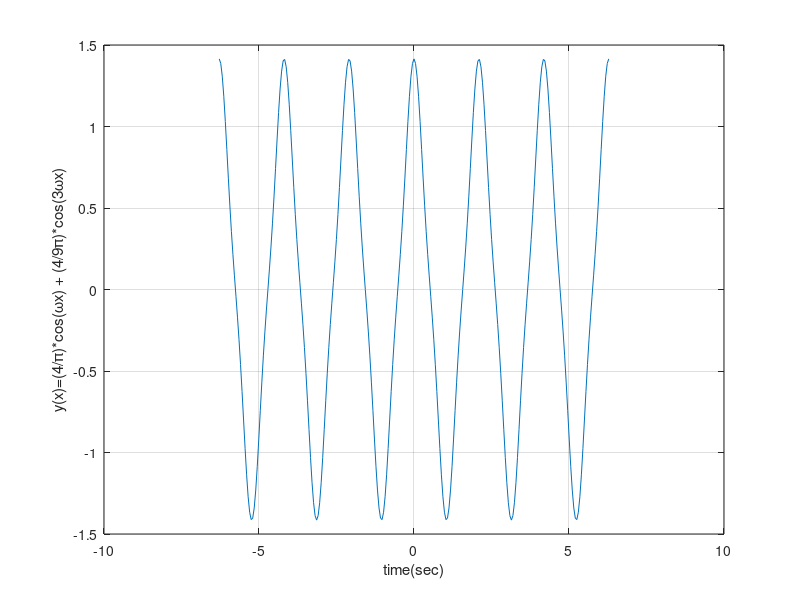

Write the MATLAB code that produced this figure.
% TCES 455 - Homework 1
% Written by: Jane Kennerly
% Matlab version R2022b
%
% This script answers appendix problems A4 from the course textbook.

% A4 - Develop a MATLAB script to plot the function
% y(x) = (4/pi)cos(omega*x) + (4/(9*pi))cos(3*omega*x)
%   where omega is a variable input at the command prompt.

x = -2*pi:(1/64)*pi:2*pi;
%omega = 1;
omega = 3;

y = (4/pi)*cos(omega*x)+(4/(9*pi)*cos(3*omega*x));

% Generate the plot
plot(x,y)
xlabel('time(sec)')
ylabel('y(x)=(4/\pi)*cos(\omegax) + (4/9\pi)*cos(3\omegax)')
grid on



